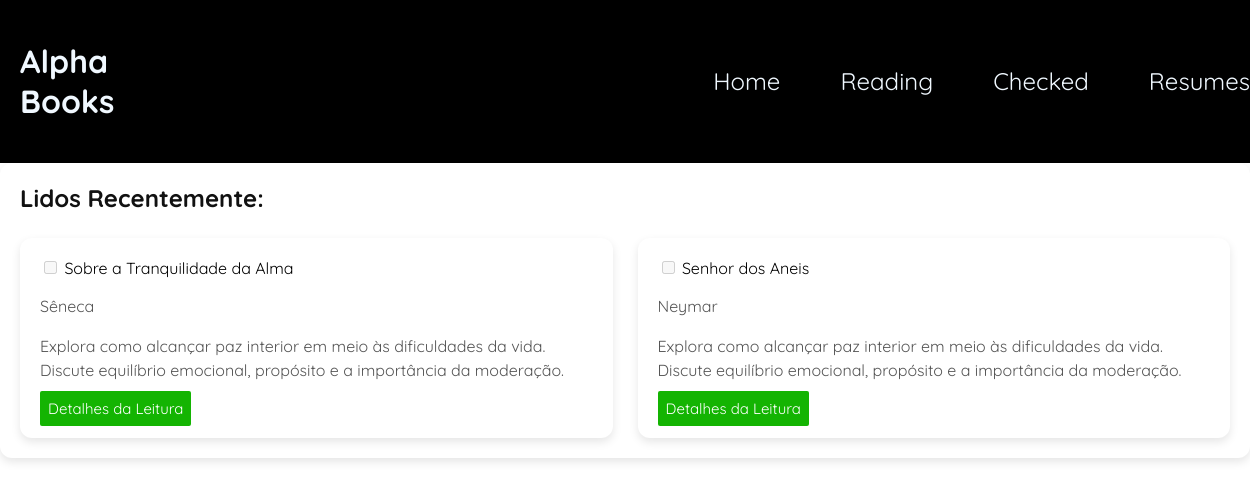
Before: / with the older database file.
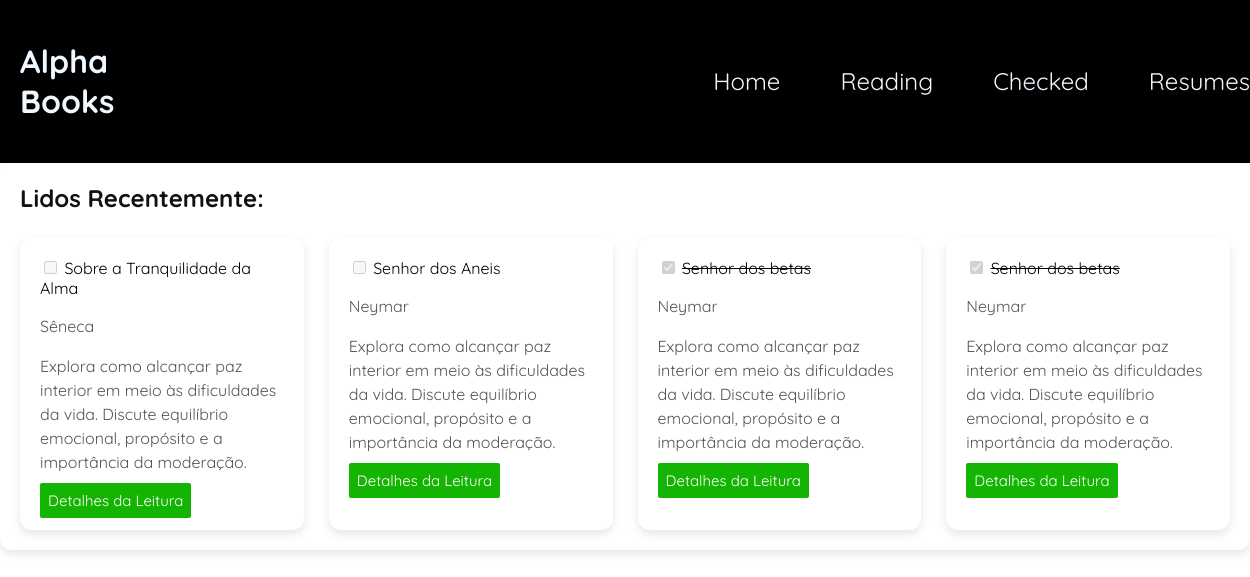
After: the same page with the newer database file.
### app/models.py (models this page shows)
class Books(Base):
    __tablename__ = "books"
    id = Column(Integer, primary_key=True, index=True)
    title = Column(String, nullable=False)
    author = Column(String, nullable=False)
    year = Column(String)
    description = Column(String)
    page = Column(Integer, default=0)
    read = Column(Boolean, default=False)

### app/routes/book_router.py (the view)
@router.get("/", response_class=HTMLResponse)
async def page_books(request: Request, db:Session=Depends(get_db)):
    books = db.query(Books).all()
    return templates.TemplateResponse("home.html", {
        "request":request,
        "books":books
    })

### app/view/templates/home.html (shortened to what this page needs)
<!doctype html>
<html lang="en">
  <head>
    <link rel="stylesheet" href="/static/css/home.css" />
  </head>
  <body>
    <div class="header">
      <h1>Alpha Books</h1>
      <nav>
        <ul>
          <li><a href="">Home</a></li>
          <li><a href="">Reading</a></li>
          <li><a href="">Checked</a></li>
          <li><a href="">Resumes</a></li>
        </ul>
      </nav>
    </div>
    <main class="books">
      <h2>Lidos Recentemente:</h2>
      <section>
        {% if books %} {% for book in books %}
        <div class="books">
          <label>
            <input
              type="checkbox"
              disabled
              {%
              if
              book.read
              %}checked{%
              endif
              %}
            />
            <span class="{% if book.read %}read{% endif %}"
              >{{ book.title }}</span
            >
          </label>
          <p>{{book.author}}</p>
          <p>{{book.description}}</p>
          <a href="/books/{{ book.id }}" class="botom">Detalhes da Leitura </a>
        </div>
        {% endfor %} {% else %}
        <p>Nenhum livro adicionado ainda.</p>
        {% endif %}
      </section>
    </main>
  </body>
</html>

### app/view/static/css/home.css (style rules this page uses)
* { font-family: "Quicksand", sans-serif; }
body { margin: auto; }
.header { display: flex; width: 100%; background-color: black; color: aliceblue; padding: 20px; justify-content: flex-start; align-items: center; }
.header li { font-size: 24px; padding: 20px; }
.header ul { list-style: none; display: flex; gap: 20px; padding-left: 500px; margin: 0; }
.header a { text-decoration: none; color: aliceblue; }
main { padding: 40px; }
main h2 { margin-bottom: 25px; color: #222; }
section { display: grid; grid-template-columns: repeat(auto-fit, minmax(250px, 1fr)); gap: 25px; }
.books { background-color: white; padding: 20px; border-radius: 12px; box-shadow: 0 4px 10px rgba(0, 0, 0, 0.1); transition: 0.3s; }
.books h2 { margin-top: 0; color: #111; }
.books p { color: #555; line-height: 1.5; }
.botom { background-color: #14b402; border-radius: 2px; text-decoration: none; font-size: 200px; color: #fff; font-size: 15px; padding-top: 8px; padding-bottom: 8px; padding-left: 8px; padding-right: 8px; }
.read { text-decoration: line-through; }

Changed rows visible on the page:
added Books: read "☑", title "Senhor dos betas", author "Neymar", description "Explora como alcançar paz interior em meio às dificuldades da vida. Discute equilíbrio emocional, propósito e a importância da moderação."
added Books: read "☑", title "Senhor dos betas", author "Neymar", description "Explora como alcançar paz interior em meio às dificuldades da vida. Discute equilíbrio emocional, propósito e a importância da moderação."
